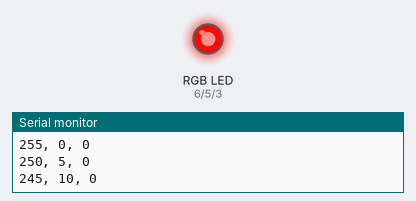
The sketch below on a simulated Arduino Uno, built with avr-gcc and run on an emulated ATmega328P. Parts: an RGB LED mixed from three pins (HIGH = lit), the last lines printed to the serial monitor. Dim RGB values are drawn brighter than linear.

Above: at 0.05 s.
At 0.4 s:
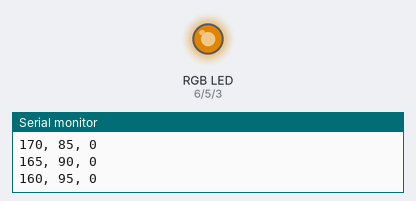
At 0.75 s:
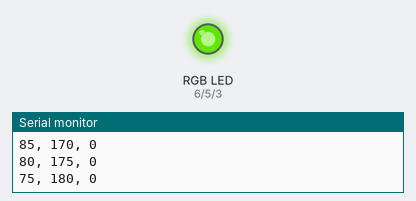
At 1.5 s:
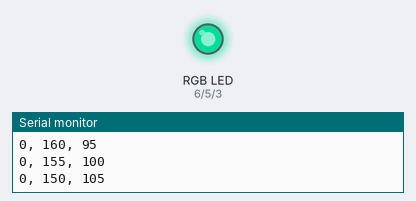
At 2.2 s:
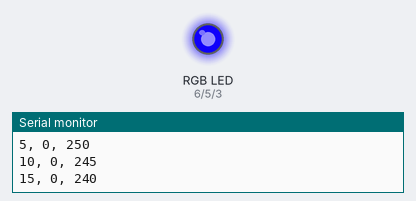
At 2.95 s:
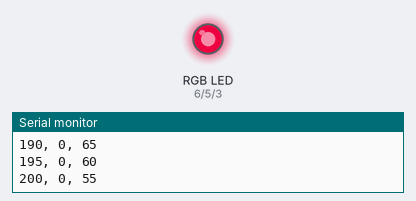
Timing chart, 0 to 7.3 s (numbered marks = the images above):
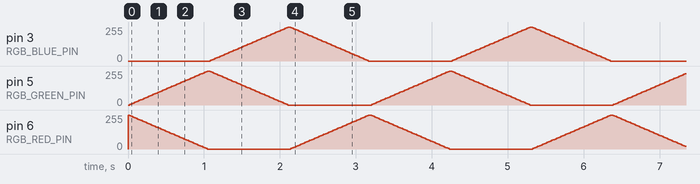

The sketch:

L7-RGB.ino
```cpp
const int RGB_BLUE_PIN = 3;
const int RGB_GREEN_PIN = 5;
const int RGB_RED_PIN = 6;
const int DELAY_MS = 20;
const int MAX_COLOR_VALUE = 255;
const boolean COMMON_ANODE = false;

enum RGB{
  RED,
  GREEN,
  BLUE,
  NUM_COLORS
};

int _rgbLedValues[] = {255, 0, 0}; // Red, Green, Blue
enum RGB _curFadingUpColor = GREEN;
enum RGB _curFadingDownColor = RED;
const int FADE_STEP = 5;

void setup() {
  // put your setup code here, to run once:

  pinMode(RGB_RED_PIN, OUTPUT);
  pinMode(RGB_GREEN_PIN, OUTPUT);
  pinMode(RGB_BLUE_PIN, OUTPUT);

  Serial.begin(9600);
  Serial.println("Red, Green, Blue");
  setColor(_rgbLedValues[RED], _rgbLedValues[GREEN], _rgbLedValues[BLUE]);
  delay(DELAY_MS);
}

void loop() {
  // put your main code here, to run repeatedly:

  _rgbLedValues[_curFadingUpColor] += FADE_STEP;
  _rgbLedValues[_curFadingDownColor] -= FADE_STEP;

  if(_rgbLedValues[_curFadingUpColor] > MAX_COLOR_VALUE) {
    _rgbLedValues[_curFadingUpColor] = MAX_COLOR_VALUE;
    _curFadingUpColor = (RGB) ((int)_curFadingUpColor+1);

    if(_curFadingUpColor > (int)BLUE) {
      _curFadingUpColor = RED;
    }
  }

  if(_rgbLedValues[_curFadingDownColor] < 0) {
    _rgbLedValues[_curFadingDownColor] = 0;
    _curFadingDownColor = (RGB)((int)_curFadingDownColor+1);

    if(_curFadingDownColor > (int)BLUE) {
      _curFadingDownColor = RED;
    }
  }

  setColor(_rgbLedValues[RED], _rgbLedValues[GREEN], _rgbLedValues[BLUE]);
  delay(DELAY_MS);
}

void setColor(int red, int green, int blue)
{
  Serial.print(red);
  Serial.print(", ");
  Serial.print(green);
  Serial.print(", ");
  Serial.println(blue);

  // If a common anode LED, invert values
  if(COMMON_ANODE == true){
    red = MAX_COLOR_VALUE - red;
    green = MAX_COLOR_VALUE - green;
    blue = MAX_COLOR_VALUE - blue;
  }
  analogWrite(RGB_RED_PIN, red);
  analogWrite(RGB_GREEN_PIN, green);
  analogWrite(RGB_BLUE_PIN, blue);
}
```
